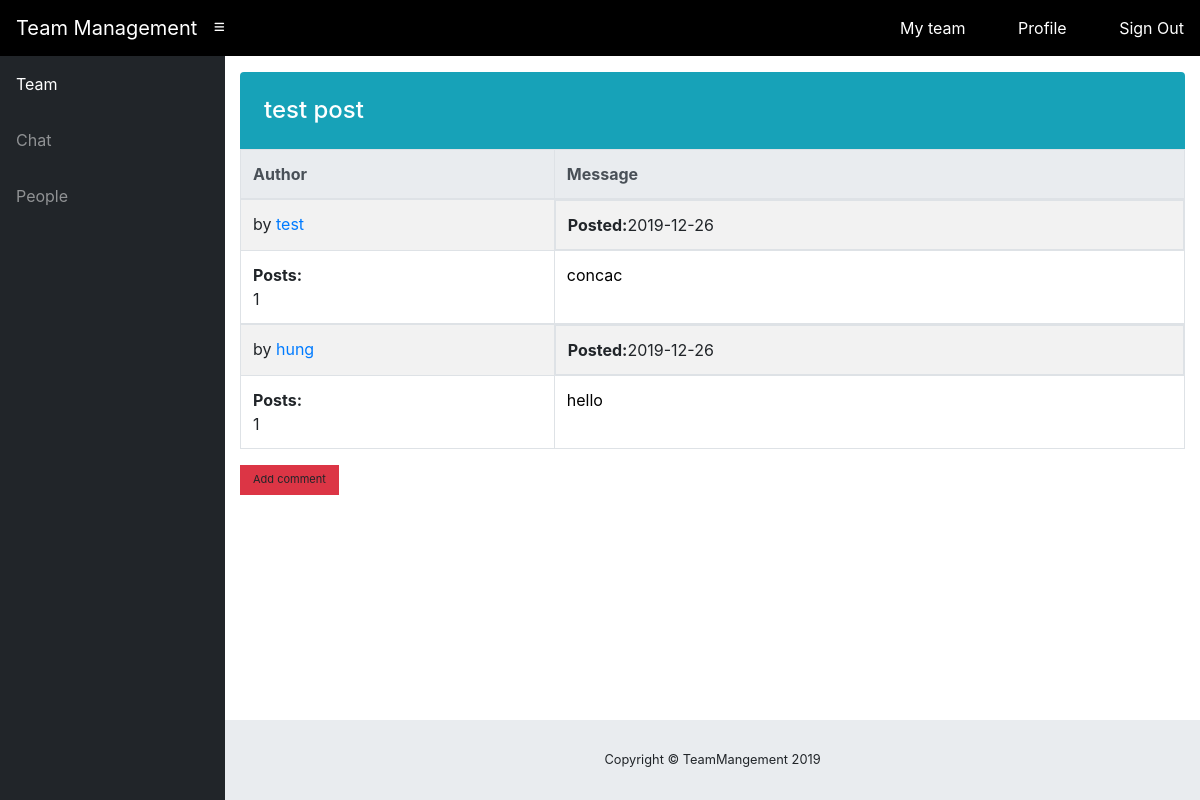
The page /team/3/discussion/7 (signed in) on the database its author committed.
### teamManage/models.py (models this page shows, shortened)
class Post(db.Model):
	id = db.Column(db.Integer, primary_key=True)
	title = db.Column(db.String(100), nullable=False)
	date_posted = db.Column(db.DateTime, nullable=False, default=datetime.utcnow)
	content = db.Column(db.Text, nullable=False)
	user_id = db.Column(db.Integer, db.ForeignKey('user.id'), nullable=False)
	comment = db.relationship("Comment", backref="article", lazy=True)  # many to many
	Team_id =db.Column(db.Integer, db.ForeignKey('team.id'),nullable=False)

class Comment(db.Model):
	id = db.Column(db.Integer, primary_key=True)
	date_posted = db.Column(db.DateTime, nullable=False, default=datetime.utcnow)
	content = db.Column(db.Text, nullable=False)
	user_id = db.Column(db.Integer, db.ForeignKey('user.id'), nullable=False)
	post_id = db.Column(db.Integer, db.ForeignKey('post.id'), nullable=False)

class User(db.Model, UserMixin):
	id = db.Column(db.Integer, primary_key=True)
	username = db.Column(db.String(20), unique=True, nullable=False)
	email = db.Column(db.String(100), unique=True, nullable=False)
	profile_image = db.Column(db.String(20),nullable=False, default="default.jpg")
	password = db.Column(db.String(60), nullable=False)
	gender = db.Column(db.String(8), nullable=False)
	member = db.relationship("Team", cascade="all", secondary=UserTeam,backref=db.backref("members",lazy="dynamic")) #Many-to-Many Relationshipc5
	phoneNumber = db.Column(db.String, unique=True, nullable=True)
	biography = db.Column(db.String, unique=False, nullable=True)
	leaders = db.relationship("Team", backref="teamLeader", lazy=True) #One-to-Many Relationship
	taskComplete = db.relationship("Task", secondary=UserTask, backref=db.backref("completeBy", lazy="dynamic"))#Many-to-Many # Relationship
	posts = db.relationship("Post", backref="author", lazy=True)  # many to many
	comment = db.relationship("Comment",backref='user',lazy=True) #one to many

### teamManage/routes.py (the view)
@app.route('/team/<int:team_id>/discussion/<int:post_id>', methods=['GET','POST'])
@login_required
def post(team_id,post_id):
	team = Team.query.get_or_404(team_id)
	post = Post.query.get_or_404(post_id)
	comments = Comment.query.filter_by(article=post)
	return render_template('post.html', title=post.title, post=post,team=team,comments=comments)

### teamManage/models.py (called while the page is built)
@login_manager.user_loader
def load_user(user_id):
	return User.query.get(int(user_id))

### teamManage/templates/post.html (shortened to what this page needs)
{% extends "layout.html" %}
{% block content %}
    <div class="row">
      <div class="col-12">
        <div style="position: relative;">
          <div>
          <h2 class="h4 text-white bg-info mb-0 p-4 rounded-top">{{ post.title }}</h2>
          </div >
          </div>
          <table class="table table-striped table-bordered table-responsive-lg">
              <thead class="thead-light">
                  <tr>
                      <th scope="col">Author</th>
                      <th scope="col">Message</th>
                  </tr>
              </thead>
              {% for comment in comments %}
              <tbody>
                  <tr>
                      <td class="author-col">
                          <div>by <a href="#">{{comment.user.username}}</a></div>
                      </td>
                      <td class="post-col d-lg-flex justify-content-lg-between">
                          <div><span class="font-weight-bold">Posted:</span>{{comment.date_posted.strftime('%Y-%m-%d')}}</div>
                      </td>
                  </tr>
                  <tr>
                      <td>
                          <div><span class="font-weight-bold">Posts:</span><br>{{comment.user.posts | length }}</div>
                      </td>
                      <td>
                        <div>
                          <p>{{comment.content}}</p>
                        </div>
                        </div>
              {% endfor %}
          <form style="display: inline-block;" method="POST"
          action="{{url_for('add_comment',team_id=team.id,post_id=post.id)}}">
          <input type="submit" value="Add comment " class="btn btn-danger">
          </form>
      </div>
{% endblock content %}

### teamManage/static/css/chat.css (style rules this page uses)
.btn { cursor: pointer; color: inherit; padding: 6px 12px; border-radius: 0; border: 1px solid 0; font-size: 11px; line-height: 1.42857; vertical-align: middle; -webkit-transition: all .25s; transition: all .25s; }

### rows shown on the page
Post: title "test post"
Comment: user.username "test", date_posted "2019-12-26", user.posts|length "1", content "concac"
Comment: user.username "hung", date_posted "2019-12-26", user.posts|length "1", content "hello"
